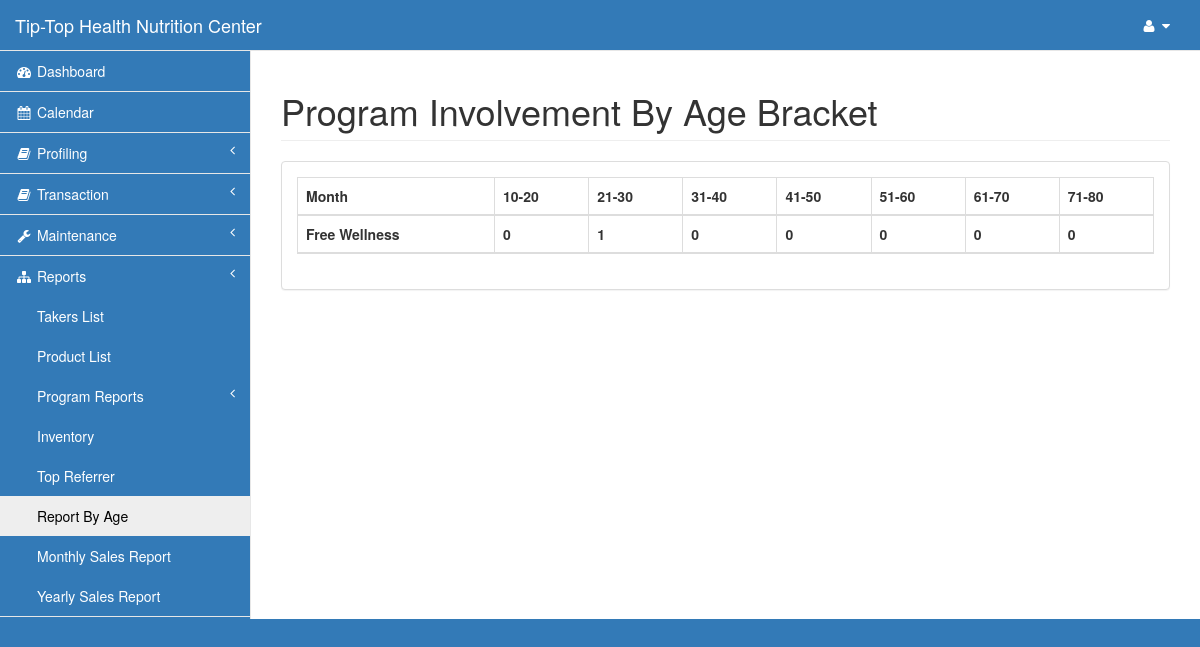
Screenshot of /pages/per_age.php (signed in) with the database file from the repository.
### tables this page shows
CREATE TABLE `program` (
  `program_id` int(11) NOT NULL,
  `program_name` varchar(30) NOT NULL
);

### pages/per_age.php (the view, shortened to what this page needs)
<?php include('session.php');?>
<!DOCTYPE html>
<html lang="en">
<head>
    <?php include('css.php');?>
</head>
<body>
    <div id="wrapper">
        <?php include('nav.php');?>
        <div id="page-wrapper">
            <div class="row">
                <div class="col-lg-12">
                    <h1 class="page-header">Program Involvement By Age Bracket</h1>
                </div>
            </div>
            <div class="row">
                <div class="col-lg-12">
                    <div class="panel panel-default">
                        <div class="panel-body">
                            <table width="100%" class="table table-striped table-bordered table-hover">
                                <thead>
                                    <tr>
                                        <th>Month</th>
                                        <th>10-20</th>
                                        <th>21-30</th>
                                        <th>31-40</th>
                                        <th>41-50</th>
                                        <th>51-60</th>
                                        <th>61-70</th>
                                        <th>71-80</th>
                                    </tr>
<?php
   $query=mysqli_query($con,"select * from program")or die(mysqli_error($con));
            while ($row=mysqli_fetch_array($query)){
                $pid=$row['program_id'];
?>
                                    <tr>
                                        <th><?php echo $row['program_name'];?></th>
                                        <th>
<?php
$query=mysqli_query($con,"select * from monitoring natural join taker where (DATEDIFF(CURRENT_DATE, STR_TO_DATE(bday, '%Y-%m-%d'))/365) >=10 and (DATEDIFF(CURRENT_DATE, STR_TO_DATE(bday, '%Y-%m-%d'))/365)<=20 and program_id='$pid'")or die(mysqli_error($con));
    echo  mysqli_num_rows($query);
?>
                                        </th>
                                        <th>
<?php
$query=mysqli_query($con,"select * from monitoring natural join taker where (DATEDIFF(CURRENT_DATE, STR_TO_DATE(bday, '%Y-%m-%d'))/365) >=21 and (DATEDIFF(CURRENT_DATE, STR_TO_DATE(bday, '%Y-%m-%d'))/365)<=30 and program_id='$pid'")or die(mysqli_error($con));
    echo  mysqli_num_rows($query);
?>
                                        </th>
                                        <th>
<?php
$query=mysqli_query($con,"select * from monitoring natural join taker where (DATEDIFF(CURRENT_DATE, STR_TO_DATE(bday, '%Y-%m-%d'))/365) >=31 and (DATEDIFF(CURRENT_DATE, STR_TO_DATE(bday, '%Y-%m-%d'))/365)<=40 and program_id='$pid'")or die(mysqli_error($con));
    echo  mysqli_num_rows($query);
?>
                                        </th>
                                        <th>
<?php
$query=mysqli_query($con,"select * from monitoring natural join taker where (DATEDIFF(CURRENT_DATE, STR_TO_DATE(bday, '%Y-%m-%d'))/365) >=41 and (DATEDIFF(CURRENT_DATE, STR_TO_DATE(bday, '%Y-%m-%d'))/365)<=50 and program_id='$pid'")or die(mysqli_error($con));
    echo  mysqli_num_rows($query);
?>
                                        </th>
                                        <th>
<?php
$query=mysqli_query($con,"select * from monitoring natural join taker where (DATEDIFF(CURRENT_DATE, STR_TO_DATE(bday, '%Y-%m-%d'))/365) >=51 and (DATEDIFF(CURRENT_DATE, STR_TO_DATE(bday, '%Y-%m-%d'))/365)<=60 and program_id='$pid'")or die(mysqli_error($con));
    echo  mysqli_num_rows($query);
?>
                                        </th>
                                        <th>
<?php
$query=mysqli_query($con,"select * from monitoring natural join taker where (DATEDIFF(CURRENT_DATE, STR_TO_DATE(bday, '%Y-%m-%d'))/365) >=61 and (DATEDIFF(CURRENT_DATE, STR_TO_DATE(bday, '%Y-%m-%d'))/365)<=70 and program_id='$pid'")or die(mysqli_error($con));
    echo  mysqli_num_rows($query);
?>
                                        </th>
                                        <th>
<?php
$query=mysqli_query($con,"select * from monitoring natural join taker where (DATEDIFF(CURRENT_DATE, STR_TO_DATE(bday, '%Y-%m-%d'))/365) >=71 and (DATEDIFF(CURRENT_DATE, STR_TO_DATE(bday, '%Y-%m-%d'))/365)<=80 and program_id='$pid'")or die(mysqli_error($con));
    echo  mysqli_num_rows($query);
?>
                                        </th>
                                    </tr>
<?php }?>
                                </thead>
                            </table>
                    </div>
                </div>
            </div>
        </div>
    </div>
</body>
</html>

### pages/css.php (style rules this page uses)
.navbar-default, body { background-color: #337ab7!important; }

### rows the page displays
program: program_name "Free Wellness", mysqli_num_rows($query) "0", mysqli_num_rows($query) "1"
